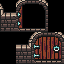

Below is a game level as drawn by its tile map, then a one-line description and the .tmx that defines it (tile-layer data replaced by summaries):
An orthogonal 4x4 tile map with 16x16 px tiles, 1 tile layer (Tile Layer 1).

<map version="1.10" tiledversion="1.10.1" orientation="orthogonal" renderorder="right-down" width="4" height="4" tilewidth="16" tileheight="16" infinite="0" nextlayerid="2" nextobjectid="1">
 <tileset firstgid="1" name="0x72_DungeonTilesetII_v1.4" tilewidth="32" tileheight="32" tilecount="256" columns="16">
  <image source="0x72_DungeonTilesetII_v1.4.png" width="512" height="512" />
 </tileset>
 <layer id="1" name="Tile Layer 1" width="4" height="4">
  <data>[16 cells, 4 non-empty, 4 distinct tile ids]</data>
 </layer>
</map>
